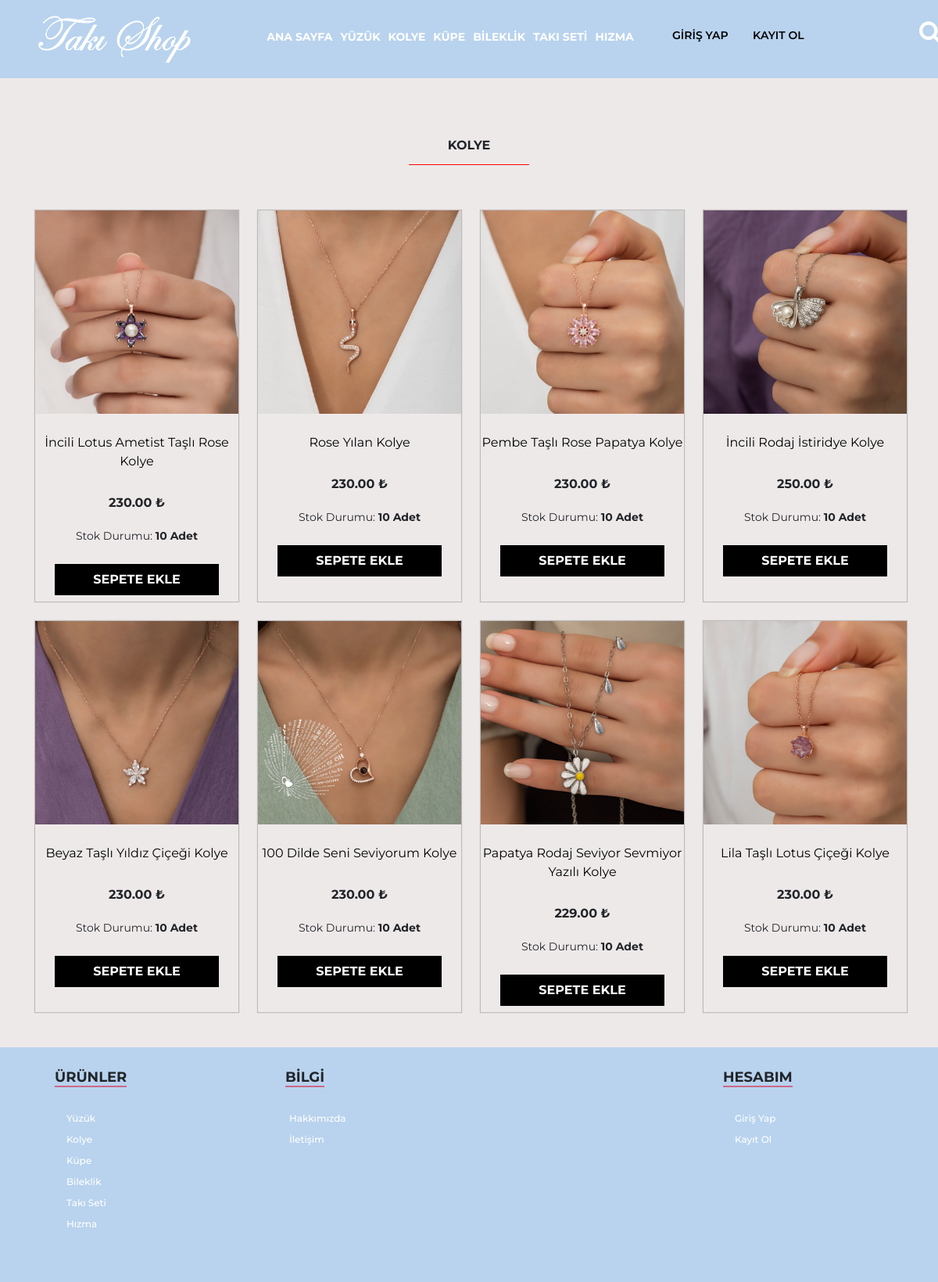
Screenshot of /urunler.php?urun_kategori=kolye with the database file from the repository.
### tables this page shows
CREATE TABLE `urunler` (
  `urun_id` int(11) NOT NULL,
  `urun_resim` varchar(255) NOT NULL,
  `urun_ad` varchar(255) NOT NULL,
  `urun_fiyat` varchar(255) NOT NULL,
  `urun_stok` varchar(255) NOT NULL,
  `urun_kategori` varchar(255) NOT NULL,
  `urun_onecikan` enum('1','2') NOT NULL,
  `urun_aciklama` varchar(1250) NOT NULL
);

### urunler.php (the view)
<?php include "header.php";
if(isset($_GET['urun_kategori'])){
$urunsor=$db->prepare("SELECT * FROM urunler where urun_kategori=:kategori");
$urunsor->execute(array(
    'kategori' => $_GET['urun_kategori']
));
}
else{
$search = $_POST['a_search'];
$urunsor=$db->prepare("SELECT * FROM urunler where urun_ad LIKE '%$search%'");
$urunsor->execute(array());
}
?>
<div class="container">
		<center><span id="ozelurun"><?php echo $_GET['urun_kategori']; ?></span></center> <br><br><br><br>
		<div class="row">
			 <?php
			 while($uruncek=$urunsor->fetch(PDO::FETCH_ASSOC)) { ?>
			<div class="col-md-3">
				<div class="urun">
					<div class="urun-res"><img src="admin/<?php echo $uruncek['urun_resim']; ?>" width="260"></div>
					<div class="urun-info"><a href="" class="urun_link"><center>	<?php echo $uruncek['urun_ad']; ?></a><br>
					<b style="position:relative;top:30px"><?php echo $uruncek['urun_fiyat']; ?> ₺</b><br><br><br>
					<small>Stok Durumu: <span style="font-weight: bold;">
						<?php
							if($uruncek['urun_stok']<1){?>
							<span style="color: red;">Stok Tükendi</span>
						<?php }else{
echo $uruncek['urun_stok']." Adet";
}
						 ?>
</span></small>
					<br><br>
					<a href="urunbilgi.php?urun_id=<?php echo $uruncek['urun_id']; ?>"><button class="sptekle">SEPETE EKLE</button></a>
					</div></center>
				</div>
			</div>
			<?php } ?>
		</div>
	</div>
<?php include "footer.php"; ?>

### css/style.css (style rules this page uses)
* { list-style: none; font-family: 'Montserrat', sans-serif; }
#ozelurun { font-family: 'Montserrat', sans-serif; font-weight: 700; text-transform: uppercase; position: relative; border-bottom: 1px solid red; padding: 15px 50px; top: 50px; }
.urun { width: 260px; height: 500px; cursor: pointer; margin-top: 25px; box-shadow: 0 0 1px 1px rgba(0, 0, 0, .2); }
.urun-res { width: 260px; height: 260px; float: left; }
.urun-info { float: left; width: 260px; height: 162px; }
.urun_link { text-decoration: none; align-items: center; color: black; top: 25px; position: relative; display: block; }
.sptekle { height: 40px; border: 0; outline: none; color: white; background-color: black; font-weight: bold; width: 210px; }

### rows the page displays
urunler: urun_resim (picture), urun_ad "İncili Lotus Ametist Taşlı Rose Kolye", urun_fiyat "230.00", urun_stok "10"
urunler: urun_resim (picture), urun_ad "Rose Yılan Kolye", urun_fiyat "230.00", urun_stok "10"
urunler: urun_resim (picture), urun_ad "Pembe Taşlı Rose Papatya Kolye", urun_fiyat "230.00", urun_stok "10"
urunler: urun_resim (picture), urun_ad "İncili Rodaj İstiridye Kolye", urun_fiyat "250.00", urun_stok "10"
urunler: urun_resim (picture), urun_ad "Beyaz Taşlı Yıldız Çiçeği Kolye", urun_fiyat "230.00", urun_stok "10"
urunler: urun_resim (picture), urun_ad "100 Dilde Seni Seviyorum Kolye", urun_fiyat "230.00", urun_stok "10"
urunler: urun_resim (picture), urun_ad "Papatya Rodaj Seviyor Sevmiyor Yazılı Kolye", urun_fiyat "229.00", urun_stok "10"
urunler: urun_resim (picture), urun_ad "Lila Taşlı Lotus Çiçeği Kolye", urun_fiyat "230.00", urun_stok "10"

### other values shown
$_GET['urun_kategori'] "KOLYE"
